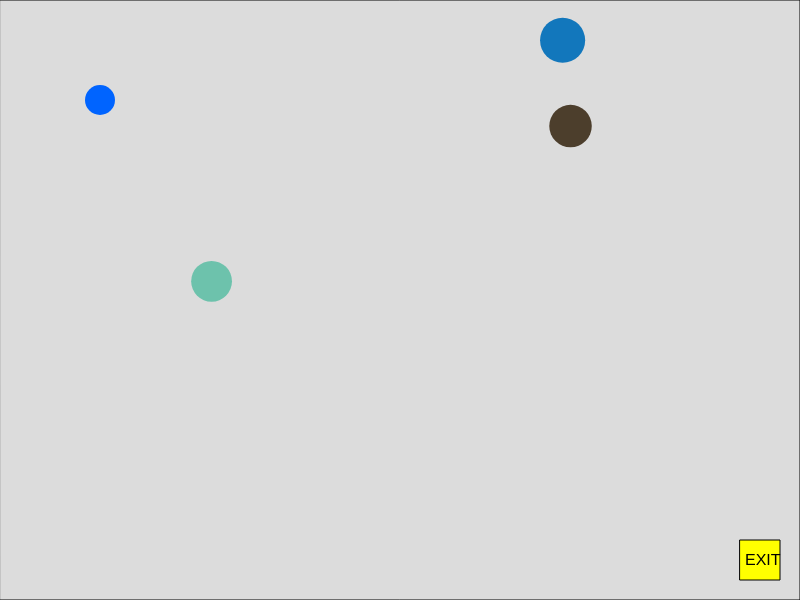
Frame 1 (no input)
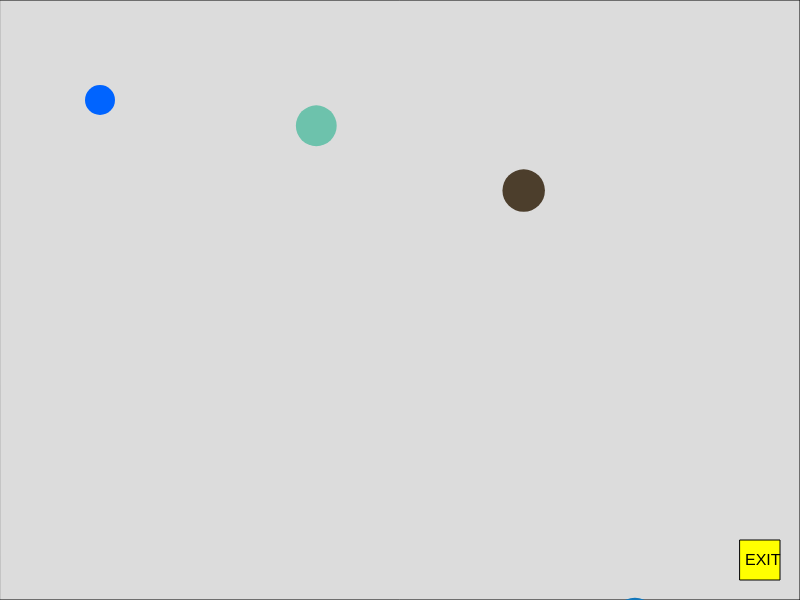
Frame 60 (no input)
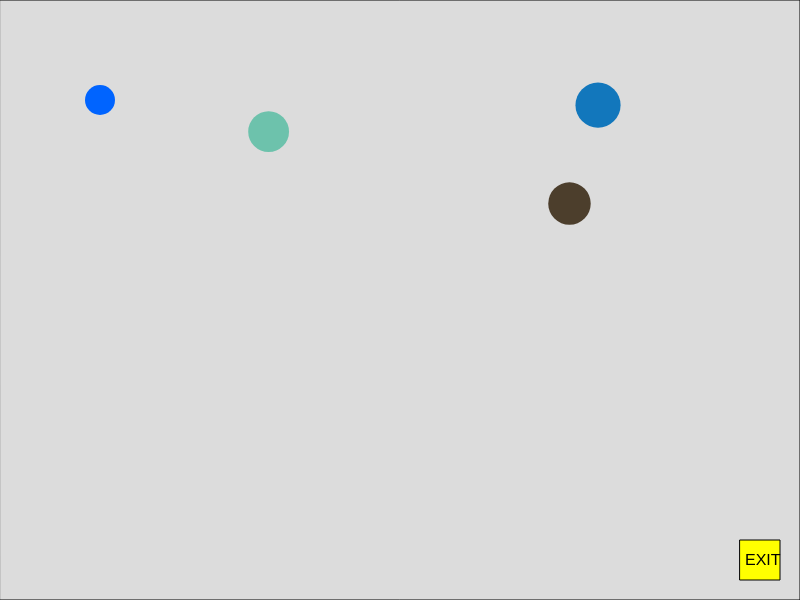
Frame 120 (the mouse pressed at the canvas centre since frame 60)

The p5.js sketch that drew these frames (run headless with seeded random() and noise() and a simulated clock; from frame 60 on, the mouse is pressed at the canvas centre):

// p5.js sketch
// ── sketch.js
// Player variables
var playerX = 100;
var playerY = 100;
var playerSize = 30;
var playerSpeed = 5;

// Key codes for movement
var w = 87; 
var s = 83;
var a = 65;
var d = 68;

// Obstacle array
var obstacles = [];
var numObstacles = 3;

// Mouse-click obstacle
var mouseObstacle = {x: -100, y: -100, size: 25};

// Exit variables
var exitX, exitY, exitSize = 40;

// Game state
var gameWon = false;

function setup() {
    createCanvas(800, 600);
    
    // Initialize obstacles
    for (var i = 0; i < numObstacles; i++) {
        obstacles.push({
            x: random(width),
            y: random(height),
            size: random(20, 50),
            speedX: random(-3, 3),
            speedY: random(-3, 3),
            color: color(random(255), random(255), random(255))
        });
    }
    
    // Position exit in bottom-right corner
    exitX = width - exitSize - 20;
    exitY = height - exitSize - 20;
}

function draw() {
    background(220);
    
    // Draw borders
    drawBorders();
    
    // Move and draw obstacles
    updateObstacles();
    
    // Draw mouse obstacle if placed
    drawMouseObstacle();
    
    // Draw exit
    drawExit();
    
    // If game not won
    if (!gameWon) {
        handlePlayerMovement();
    }
    
    // Draw player
    drawPlayer();
    
    // Check win condition
    checkWin();
    
    // If game is won
    if (gameWon) {
        displayWinMessage();
    }
}

function drawBorders() {
    stroke(0);
    noFill();
    rect(0, 0, width, height);
}

function updateObstacles() {
    for (var i = 0; i < obstacles.length; i++) {
        var obs = obstacles[i];
        
        // Move obstacle
        obs.x += obs.speedX;
        obs.y += obs.speedY;
        
        // Wrap around screen edges
        if (obs.x > width + obs.size/2) obs.x = -obs.size/2;
        if (obs.x < -obs.size/2) obs.x = width + obs.size/2;
        if (obs.y > height + obs.size/2) obs.y = -obs.size/2;
        if (obs.y < -obs.size/2) obs.y = height + obs.size/2;
        
        // Randomly change direction occasionally
        if (random() < 0.02) {
            obs.speedX = random(-3, 3);
            obs.speedY = random(-3, 3);
        }
        
        // Draw obstacle
        fill(obs.color);
        noStroke();
        ellipse(obs.x, obs.y, obs.size);
    }
}

function drawMouseObstacle() {
    fill(150, 100, 200);
    noStroke();
    ellipse(mouseObstacle.x, mouseObstacle.y, mouseObstacle.size);
}

function drawExit() {
    fill(255, 255, 0);
    stroke(0);
    rect(exitX, exitY, exitSize, exitSize);
    fill(0);
    noStroke();
    textSize(16);
    text("EXIT", exitX + 5, exitY + exitSize/2 + 5);
}

function handlePlayerMovement() {
    if (keyIsDown(w) || keyIsDown(UP_ARROW)) {
        playerY -= playerSpeed;
    }
    if (keyIsDown(s) || keyIsDown(DOWN_ARROW)) {
        playerY += playerSpeed;
    }
    if (keyIsDown(a) || keyIsDown(LEFT_ARROW)) {
        playerX -= playerSpeed;
    }
    if (keyIsDown(d) || keyIsDown(RIGHT_ARROW)) {
        playerX += playerSpeed;
    }
    
    // Wrap player around screen edges
    if (playerX > width + playerSize/2) playerX = -playerSize/2;
    if (playerX < -playerSize/2) playerX = width + playerSize/2;
    if (playerY > height + playerSize/2) playerY = -playerSize/2;
    if (playerY < -playerSize/2) playerY = height + playerSize/2;
}

function drawPlayer() {
    fill(0, 100, 255);
    noStroke();
    ellipse(playerX, playerY, playerSize);
}

function checkWin() {
    // Check if player is within exit area using logical AND
    if (playerX > exitX && playerX < exitX + exitSize &&
        playerY > exitY && playerY < exitY + exitSize) {
        gameWon = true;
    }
}

function displayWinMessage() {
    fill(0);
    textSize(32);
    textAlign(CENTER, CENTER);
    text("You Win!", width/2, height/2);
    textSize(16);
    text("Refresh to play again", width/2, height/2 + 40);
}

function mouseClicked() {
    // Place mouse obstacle at click position
    mouseObstacle.x = mouseX;
    mouseObstacle.y = mouseY;
}
